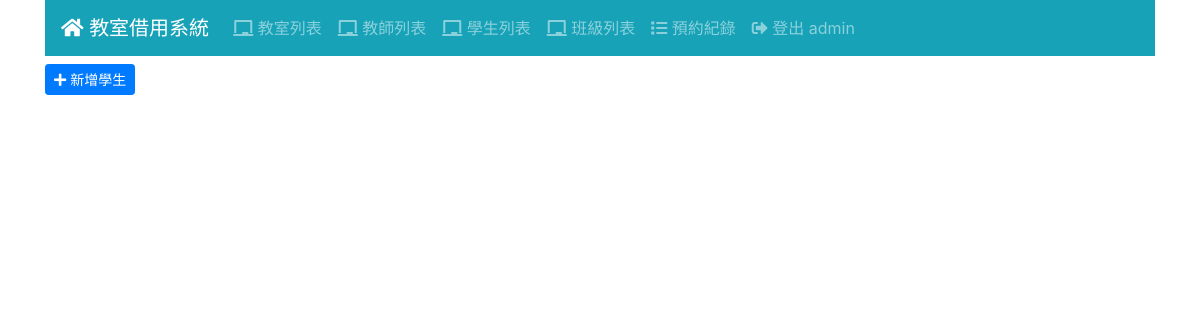
The page /student/ (signed in) on the database as committed earlier.
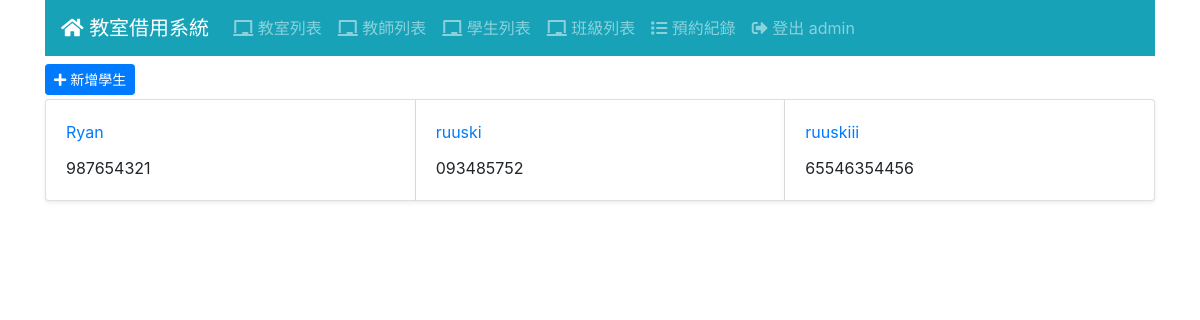
The same page on the database as committed later.
### student/models.py (models this page shows, shortened)
class Student(Model):
    realname = CharField('姓名', max_length=32)
    stu_classes = models.ManyToManyField(Classes,through='Student_Classes')
    cardid= CharField('卡號', max_length=30)

### student/views.py (the view)
# urls.py: path('', StudentList.as_view(), name='student_list'),
class StudentList(LoginRequiredMixin, ListView):
    model = Student
    paginate_by = 20

### templates/student/student_list.html
{% extends "base.html" %}
{% block content %}
<div class="mb-1">
  <a href="{% url 'student_add' %}" class="btn btn-sm btn-primary">
    <i class="fas fa-plus"></i> 新增學生
  </a>
</div>
<div id="student-list" class="card-group">
  {% for student in student_list %}
    <div class="card shadow-sm">
        <div class="card-body">
        <div class="card-title">
            <a href="{% url 'student_view' student.id %}">{{ student.realname }}</a>
        </div>
        <div class="card-text">{{ student.cardid }}</div>
        </div>
    </div>
  {% endfor %}
</div>
{% endblock %}

Rows that differ between the two databases and show on the page:
added Student: realname "Ryan", cardid "987654321"
added Student: realname "ruuski", cardid "093485752"
added Student: realname "ruuskiii", cardid "65546354456"
